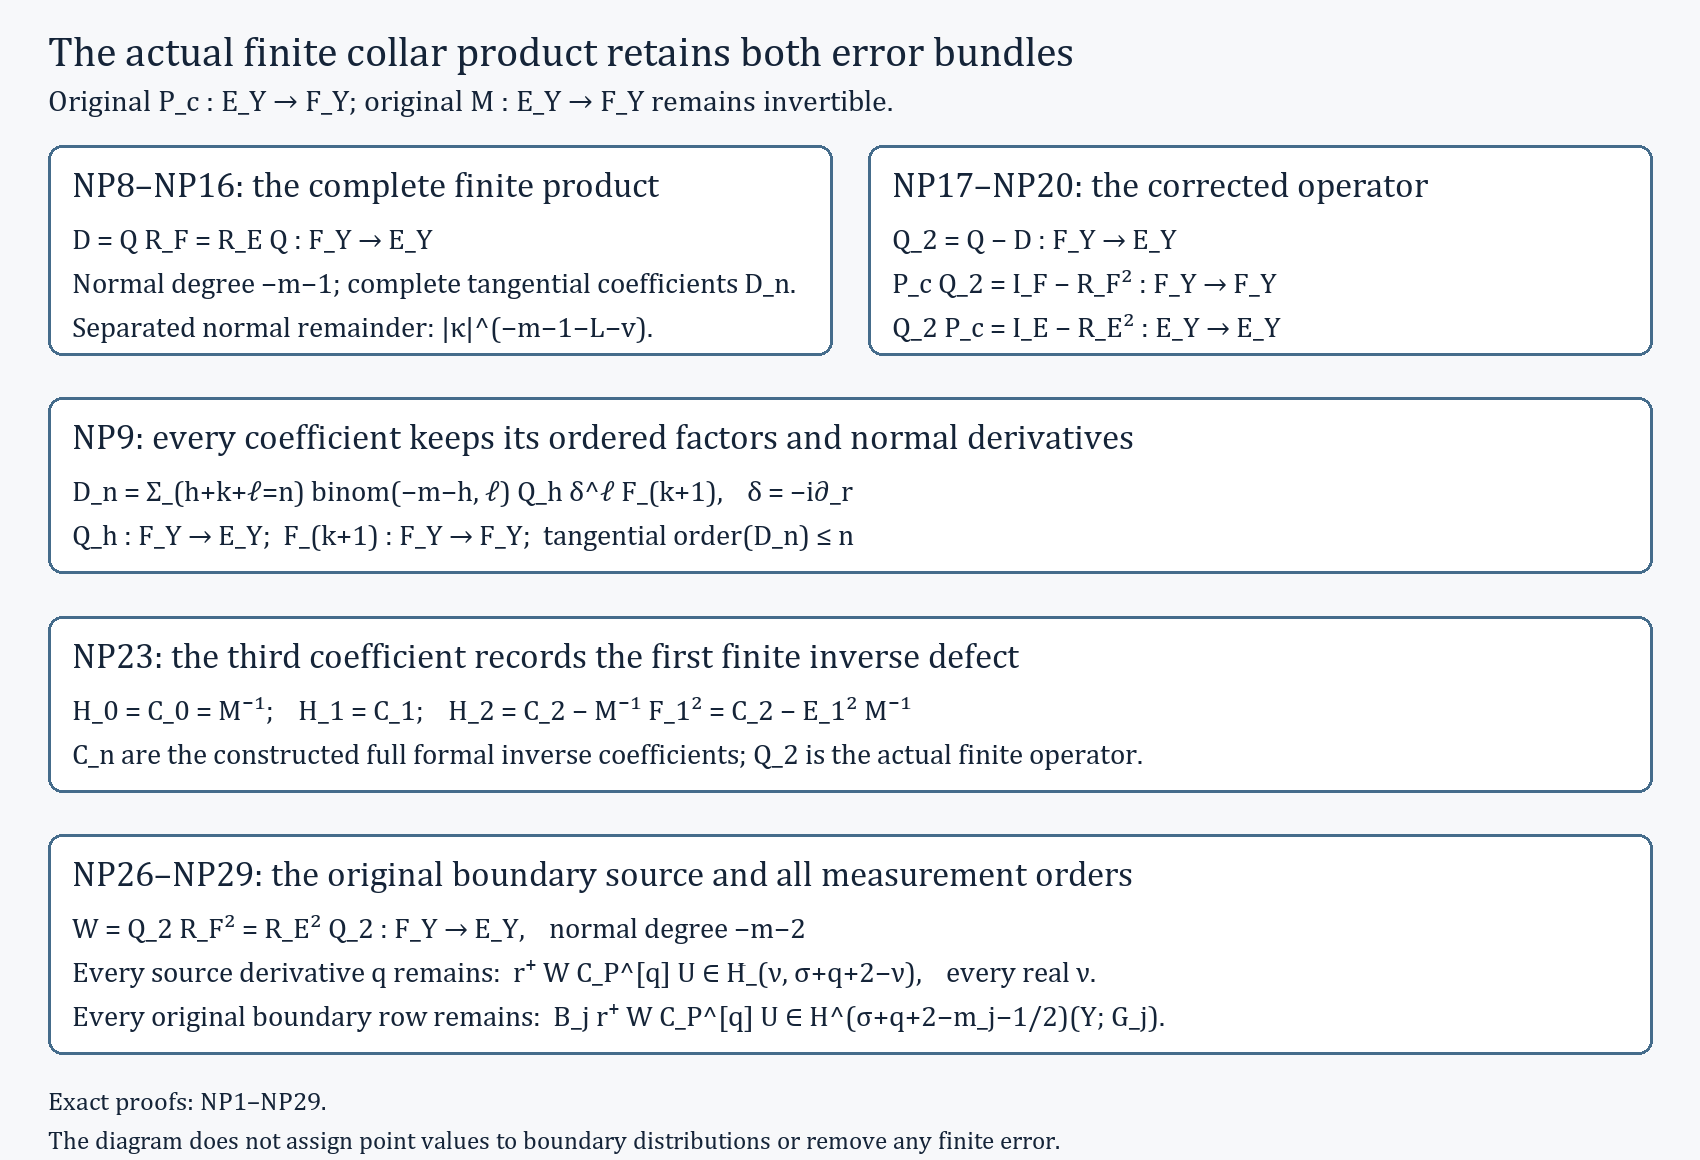

Write Python code to recreate this figure.
"""Reproducible diagram for NP8, NP19, NP23, and NP29.

The full proofs are in U048_NORMAL_PRODUCT_DERIVATION_261.md.
This diagram records actual map types and coefficients, without a spectral model.
"""
from pathlib import Path
from PIL import Image, ImageDraw, ImageFont

root = Path(__file__).resolve().parent
im = Image.new('RGB', (1700, 1160), '#f7f8fa')
draw = ImageDraw.Draw(im)
font_path = 'C:/Windows/Fonts/cambria.ttc'
def font(size):
    return ImageFont.truetype(font_path, size)
def label(x, y, text, size=32, color='#152438'):
    draw.text((x, y), text, font=font(size), fill=color)
def box(x, y, width, height, title, lines):
    draw.rounded_rectangle((x, y, x+width, y+height), radius=14,
                           fill='white', outline='#456c8b', width=3)
    label(x+24, y+18, title, 35)
    for i, line in enumerate(lines):
        label(x+24, y+76+i*44, line, 29)

label(48, 26, 'The actual finite collar product retains both error bundles', 42)
label(48, 82, 'Original P_c : E_Y → F_Y; original M : E_Y → F_Y remains invertible.', 30)
box(48, 145, 784, 210, 'NP8–NP16: the complete finite product', [
    'D = Q R_F = R_E Q : F_Y → E_Y',
    'Normal degree −m−1; complete tangential coefficients D_n.',
    'Separated normal remainder: |κ|^(−m−1−L−v).'])
box(868, 145, 784, 210, 'NP17–NP20: the corrected operator', [
    'Q_2 = Q − D : F_Y → E_Y',
    'P_c Q_2 = I_F − R_F² : F_Y → F_Y',
    'Q_2 P_c = I_E − R_E² : E_Y → E_Y'])
box(48, 397, 1604, 176, 'NP9: every coefficient keeps its ordered factors and normal derivatives', [
    'D_n = Σ_(h+k+ℓ=n) binom(−m−h, ℓ) Q_h δ^ℓ F_(k+1),    δ = −i∂_r',
    'Q_h : F_Y → E_Y;  F_(k+1) : F_Y → F_Y;  tangential order(D_n) ≤ n'])
box(48, 616, 1604, 176, 'NP23: the third coefficient records the first finite inverse defect', [
    'H_0 = C_0 = M⁻¹;    H_1 = C_1;    H_2 = C_2 − M⁻¹ F_1² = C_2 − E_1² M⁻¹',
    'C_n are the constructed full formal inverse coefficients; Q_2 is the actual finite operator.'])
box(48, 834, 1604, 220, 'NP26–NP29: the original boundary source and all measurement orders', [
    'W = Q_2 R_F² = R_E² Q_2 : F_Y → E_Y,    normal degree −m−2',
    'Every source derivative q remains:  r⁺ W C_P^[q] U ∈ H̄_(ν, σ+q+2−ν),    every real ν.',
    'Every original boundary row remains:  B_j r⁺ W C_P^[q] U ∈ H^(σ+q+2−m_j−1/2)(Y; G_j).'])
label(48, 1085, 'Exact proofs: NP1–NP29.', 26)
label(48, 1125, 'The diagram does not assign point values to boundary distributions or remove any finite error.', 25)
im.save(root / 'normal_product_261.png')
print(root / 'normal_product_261.png')
